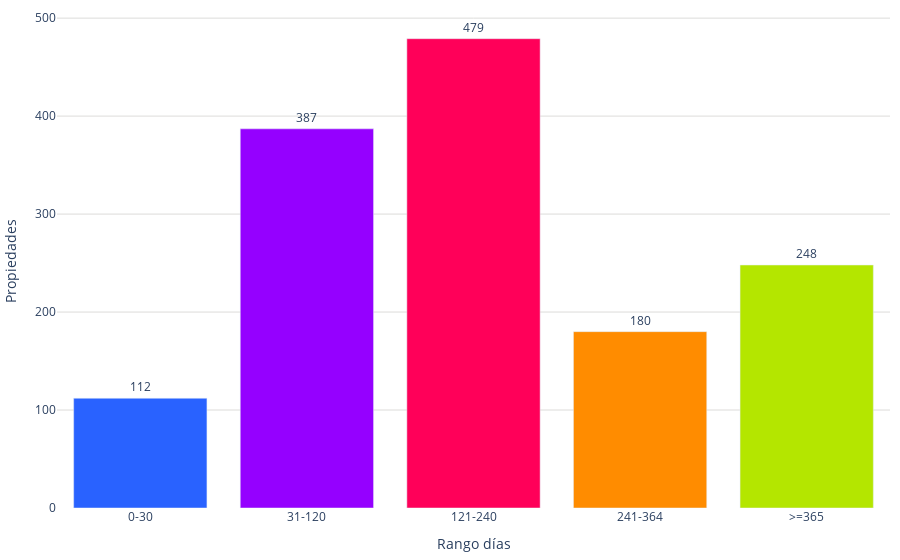

This figure's notebook cell:
### Code cell
values = df_final['conteo']
labels = df_final['dias']
colores = ['#2962ff', '#9500ff', '#ff0059', '#ff8c00', '#b4e600', '#2EC2A2','#E50CB6']

fig = go.Figure()
fig.add_trace(go.Bar(
    x=labels, 
    y=values, 
    marker_color=colores,  # Especifica los colores de las barras
    text=values,  # Texto que se mostrará en las barras 
    textposition='outside',  # Posición del texto (puede ser 'inside' o 'outside')
))
fig.update_layout(
    #title='Número de unidades por días en el mercado',  # Título de la gráfica
    xaxis=dict(title='Rango días'),  # Título del eje x
    yaxis=dict(
        title='Propiedades', # Título del eje y
        gridcolor='#dddcda', # Color de las líneas que dividen los rangos del eje Y
         gridwidth=1,
             ),  margin=dict(l=10, r=10, t=10, b=10),  # Ajusta los márgenes (left, right, top, bottom)    
    plot_bgcolor='rgba(0,0,0,0)',  # Color de fondo del gráfico
)
# Exportar gráfica como archivo HTML
def guardar_grafico_como_html(fig, nombre_archivo, carpeta='assets\graficas'):
    # Crear la carpeta si no existe
    if not os.path.exists(carpeta):
        os.makedirs(carpeta)
    # Gráfica como archivo HTML en la carpeta especificada
    pio.write_html(fig, f'{carpeta}/{nombre_archivo}.html')
guardar_grafico_como_html(fig, 'g_bar_tiempo_mercado', carpeta='assets\graficas')
fig.show()

### Figure 1 — Plotly figure (JSON) as saved in the notebook; plotly's stock layout.template omitted (floating-point values rounded to 4 significant figures)
{"data": [{"marker": {"color": ["#2962ff", "#9500ff", "#ff0059", "#ff8c00", "#b4e600", "#2EC2A2", "#E50CB6"]}, "text": [112, 387, 479, 180, 248], "textposition": "outside", "type": "bar", "x": ["0-30", "31-120", "121-240", "241-364", ">=365"], "y": [112, 387, 479, 180, 248]}], "layout": {"margin": {"b": 10, "l": 10, "r": 10, "t": 10}, "plot_bgcolor": "rgba(0,0,0,0)", "xaxis": {"title": {"text": "Rango días"}}, "yaxis": {"gridcolor": "#dddcda", "gridwidth": 1, "title": {"text": "Propiedades"}}}}
